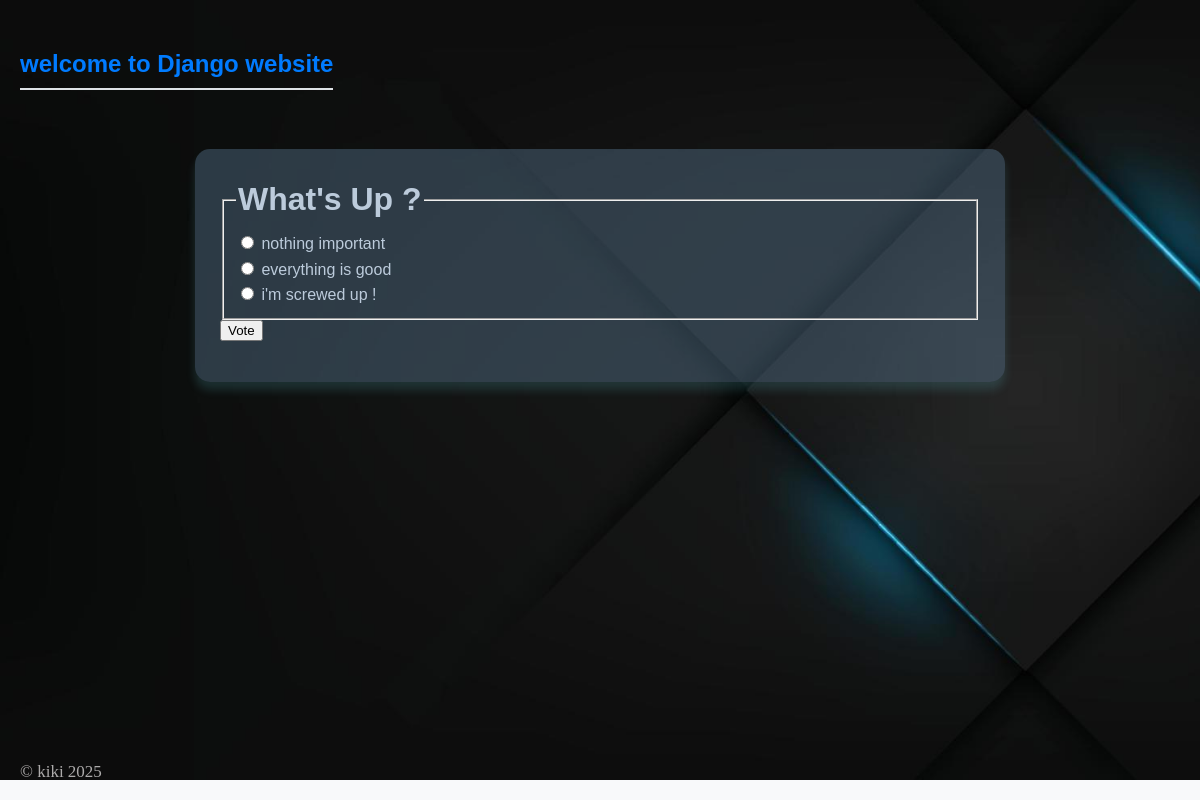
Screenshot of /polls/4/ with the database file from the repository.
### polls/models.py (models this page shows, shortened)
class Question(models.Model):
    question_text = models.CharField(max_length=200)
    publish_date = models.DateTimeField("Date published")

class Choice(models.Model):
    question = models.ForeignKey(Question , on_delete=models.CASCADE) # this will define relation between Question & Choice classes
    choice_text = models.CharField(max_length=200)
    votes = models.IntegerField(default=0)

### polls/views.py (the view)
# urls.py: path("<int:pk>/", views.DetailView.as_view(), name="detail"),
class DetailView(generic.DetailView):
    model = Question
    template_name = "polls/detail.html"

### polls/templates/polls/detail.html (shortened to what this page needs)
{% extends 'polls/main.html' %}
{% block content %}
    <form action="{% url 'polls:vote' question.id %}" method="post">
        <fieldset>
            <legend><h1>{{ question.question_text }}</h1></legend>
            {% for choice in question.choice_set.all %}
                <input type="radio" name="choice" id="choice{{ forloop.counter }}" value="{{ choice.id }}">
                <label for="choice{{ forloop.counter }}">{{ choice.choice_text }}</label><br>
            {% endfor %}
        </fieldset>
        <input type="submit" value="Vote">
    </form>
{% endblock %}

### polls/static/polls/style.css (style rules this page uses)
body { background: gray url("images/B.jpg") no-repeat ; background-size: 1550px 780px; }

### polls/templates/polls/main.html (style rules this page uses)
body, h1, ul, li { margin: 0; padding: 0; box-sizing: border-box; }
body { font-family: 'Arial', sans-serif; background-color: #f8f9fa; color: #bccbdb; padding: 20px; line-height: 1.6; }

### rows the page displays
Question: question_text "What's Up ?"
Choice: choice_text "nothing important"
Choice: choice_text "everything is good"
Choice: choice_text "i'm screwed up !"
